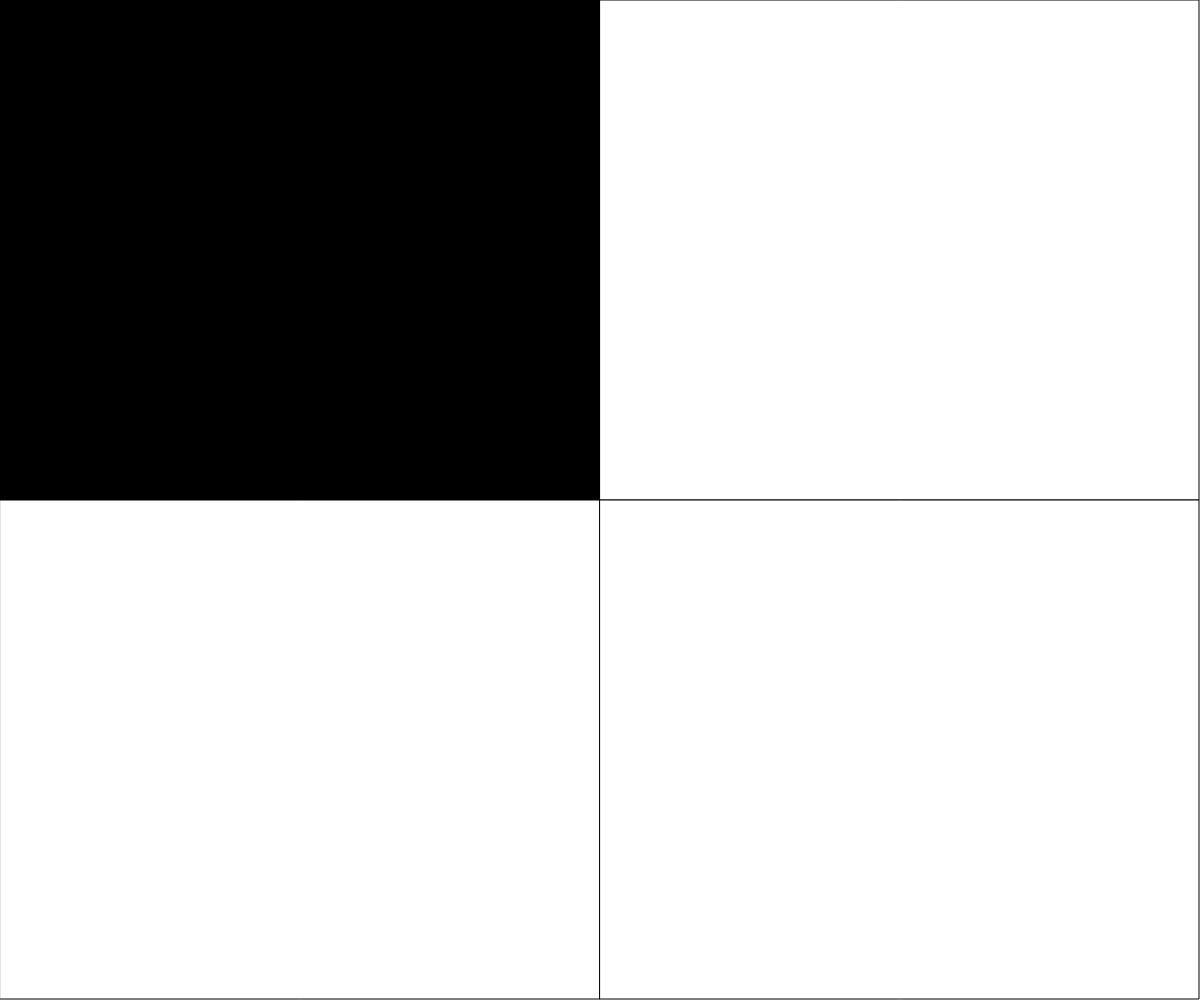
Frame 1 (no input)
Frame 60 (no input): identical to frame 1, image omitted
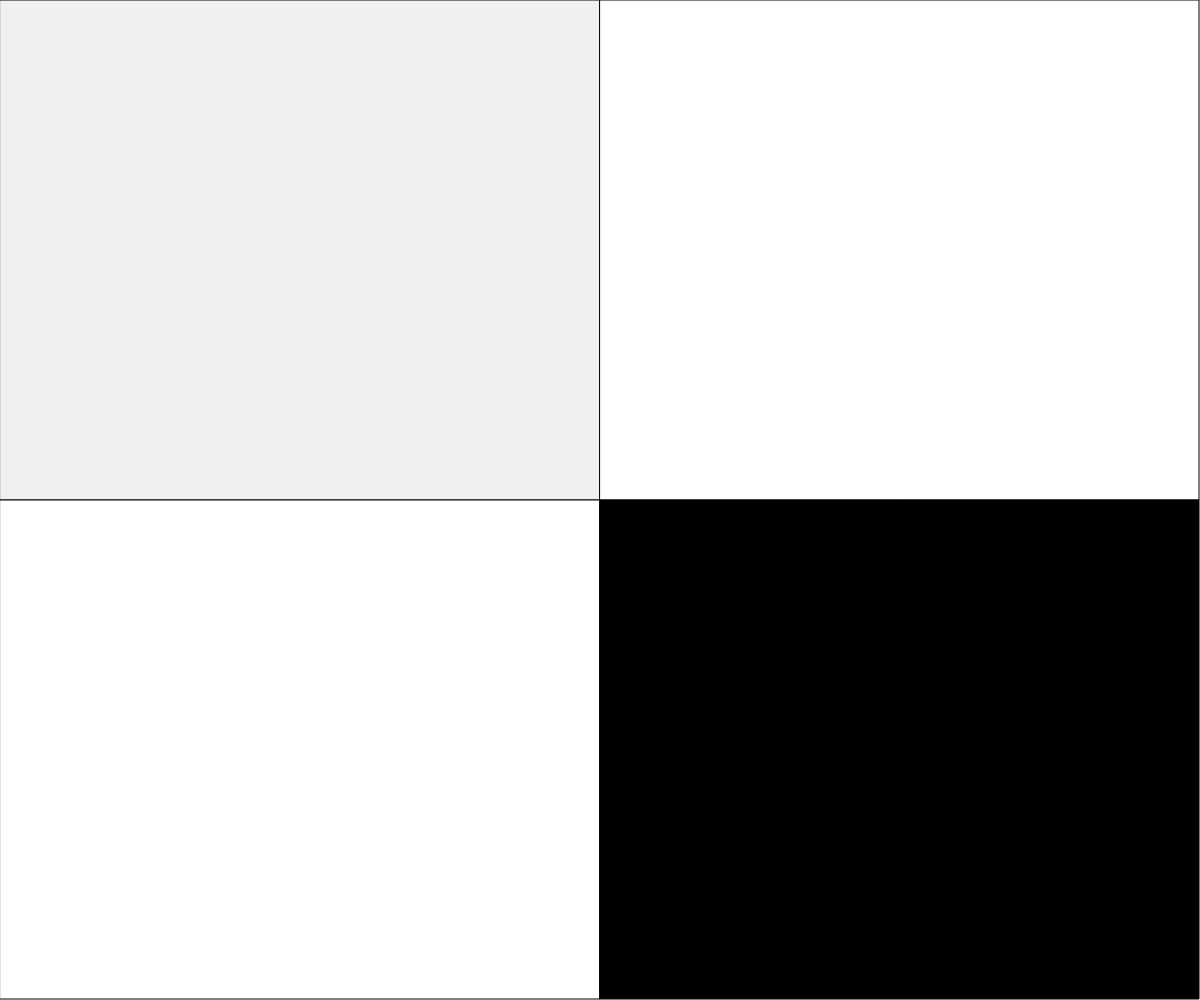
Frame 120 (the mouse pressed at the canvas centre since frame 60)

The p5.js sketch that drew these frames (run headless with seeded random() and noise() and a simulated clock; from frame 60 on, the mouse is pressed at the canvas centre):

// p5.js sketch
// ── sketch.js
// RollOvers
// Anthony Pittman
// March 27th 2019
//
// Extra for Experts:
// - describe what you did to take this project "above and beyond"

let quadrant; // 1 - topLeft, 2 - topRight, 3 - bottomLeft, 4 - bottomRight
let fillQ1 = 255, fillQ2 = 255, fillQ3 = 255, fillQ4 = 255;
function setup() {
  createCanvas(windowWidth, windowHeight);

}

function determineQuadrant() {
  if (mouseX < width / 2) {
    if (mouseY < height / 2) {
      quadrant = 1;
    }
    else {
      quadrant = 3;
    }
  }
  else {
    //right half of screen
    if (mouseY < height / 2) {
      quadrant = 2;
    }

    else {
      quadrant = 4;
    }
  }
  print(quadrant);
}

function drawRectangle() {
  fillQ1 += 4;
  fillQ2 += 4;
  fillQ3 += 4;
  fillQ4 += 4;
  if (quadrant === 1) {
    fillQ1 = 0;
  }
  if (quadrant === 2) {
    fillQ2 = 0;
  }
  if (quadrant === 3) {
    fillQ3 = 0;
  }
  if (quadrant === 4) {
    fillQ4 = 0;
  }
  fill(fillQ1);
  rect(0, 0, width/2, height/2);
  fill(fillQ2);
  rect(width/2, 0, width/2 - 1, height/2);
  fill(fillQ3);
  rect(0, height/2, width/2, height/2 - 1);
  fill(fillQ4);
  rect(width/2, height/2, width/2 - 1, height/2 - 1);
}



function draw() {
  background(255);
  determineQuadrant();
  drawRectangle();
  //rect(0, height / 2, width / 2, height / 2 - 1);
  //fill(255);
  //rect(width / 2, height / 2, width / 2 - 1, height / 2 - 1);
  //fill(255);
  //if (mouseX <= width / 2 && mouseY <= height / 2) {
    //fill(0);
  //}
  //else {
    //fill(255);
  //}
  //rect(0, 0, width / 2, height / 2);


  //if (mouseX >= width / 2 && mouseY <= height / 2) {
    //fill(0);
  //}
  //else {
    //fill(255);
 // }
  //rect(width / 2, 0, width / 2 - 1, height / 2);

}
